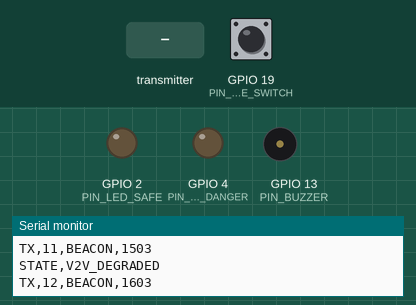
Recording of a sketch running on a simulated ESP32. Shown: output pins drawn as LEDs (lit = HIGH), buzzer (waves = sounding), the last lines printed to the serial monitor. The inputs (shaded band) are chosen by the test bench; at power-on: GPIO 19 (PIN_BRAKE_SWITCH) HIGH.

Above: at 1.7 s.
1.8 s: GPIO 19 (PIN_BRAKE_SWITCH) pulled LOW for 0.15 s
At 1.87 s:
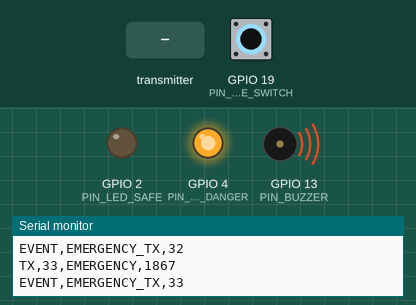
3.4 s: the transmitter starts sending magic = 0
At 4.4 s:
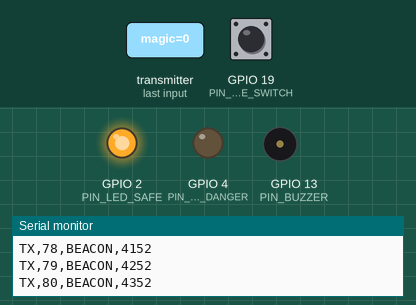
4.9 s: GPIO 19 (PIN_BRAKE_SWITCH) pulled LOW for 1 s
At 5.5 s:
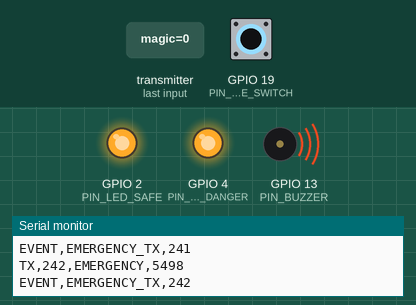
7.4 s: GPIO 19 (PIN_BRAKE_SWITCH) pulled LOW for 3.2 s
At 11.1 s:
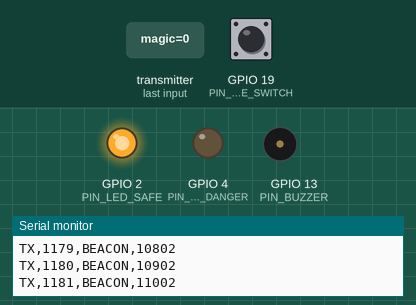
Timing chart, 0 to 12.6 s (numbered marks = the images above; inputs shaded):
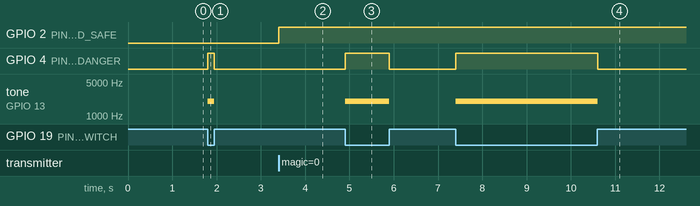

Measured:
- after the input at 1.8 s, GPIO 4 (PIN_LED_DANGER): LOW → HIGH at once, → LOW 0.15 s later; tone on GPIO 13 (PIN_BUZZER): silent → 2000 Hz at once, → silent 0.15 s later
- after the input at 3.4 s, GPIO 2 (PIN_LED_SAFE): LOW → HIGH at once
- after the input at 4.9 s, GPIO 4 (PIN_LED_DANGER): LOW → HIGH at once, → LOW 1.0 s later; tone on GPIO 13 (PIN_BUZZER): silent → 2000 Hz at once, → silent 1.0 s later
- after the input at 7.4 s, GPIO 4 (PIN_LED_DANGER): LOW → HIGH at once, → LOW 3.2 s later; tone on GPIO 13 (PIN_BUZZER): silent → 2000 Hz at once, → silent 3.2 s later

The sketch:

vs1_ack_rtt.ino
```cpp
/*
 * ============================================================
 * DAAS-V2V VS1 — Sender-Side ACK RTT Firmware (SIH26007)
 * ============================================================
 * OpenCore track implementation. Additive: does not modify
 * the legacy or vehicle-node firmware directories.
 *
 * PURPOSE
 *   Reliable, measurable V2V communication with strict
 *   sender-side ACK RTT measurement:
 *     TX(seq) -> RX -> ACK(seq) -> sender computes RTT
 *   The sender records micros() at TX; the responder returns an
 *   ACK carrying the SAME sequence number; the sender pairs the
 *   ACK by sequence number and computes rtt_us = ack_rx - tx_start.
 *
 *   RTT IS ROUND-TRIP TIME. It is never reported as one-way
 *   latency. Clocks are not synchronized; timestamp_ms is local
 *   monotonic uptime and is used only for freshness audits.
 *
 * TRANSPORT
 *   ESP-NOW 2.4 GHz unicast (802.11b action frames), channel 1.
 *   ESP-NOW is NOT C-V2X or DSRC.
 *
 * WIRE FORMAT
 *   32-byte v2v_packet_t (firmware/common/protocol/v2v_packet.h).
 *
 * SERIAL CSV TELEMETRY (115200 baud, machine-readable)
 *   TX,<seq>,<type>,<time_ms>
 *   RX,<seq>,<type>,<time_ms>
 *   ACK,<seq>,<rtt_us>          (emitted by the responder)
 *   STATE,<mode>                (FULL|V2V_DEGRADED|SENSOR_DEGRADED|BOTH_DEGRADED)
 *   EVENT,<type>[,<detail>]     (e.g. EVENT,EMERGENCY_TX)
 *   Diagnostics use "[TAG] ..." and are excluded from CSV ingestion.
 *
 * ROLES
 *   #define VS1_ROLE_TX 1  -> this node is the periodic sender
 *   #define VS1_ROLE_TX 0  -> this node is the responder
 * ============================================================
 */

#include <esp_now.h>
#include <WiFi.h>
#include <esp_wifi.h>
#include <esp_idf_version.h>
#include "../../common/protocol/v2v_packet.h"
#include "../../common/validation/packet_validator.h"

// ---------------- ROLE & IDENTITY ----------------
#ifndef VS1_ROLE_TX
#define VS1_ROLE_TX 1
#endif

#define FIRMWARE_VERSION    "vs1-ack-rtt-1.0.0"
#define V2V_WIFI_CHANNEL    1

#if VS1_ROLE_TX
static const uint8_t PEER_MAC[6] = {0xC8, 0x2E, 0x18, 0xF4, 0x47, 0x78};  /* responder MAC */
#define LOCAL_SENDER_ID   1
#else
static const uint8_t PEER_MAC[6] = {0x14, 0x08, 0x08, 0xA6, 0x1E, 0xDC};  /* sender MAC */
#define LOCAL_SENDER_ID   2
#endif

// ---------------- PINS (per ADR-005 / node_config.h) ----------------
#define PIN_ULTRASONIC_TRIG      5
#define PIN_ULTRASONIC_ECHO      18
#define PIN_BRAKE_SWITCH         19   /* Active-low push button (INPUT_PULLUP) */
#define PIN_LED_DANGER           4
#define PIN_LED_SAFE             2
#define PIN_BUZZER               13
#define HAS_ULTRASONIC           false  /* VS1 baseline: no sensor required */
#define HAS_BRAKE_SENSOR         true

// ---------------- TIMING ----------------
#define BEACON_INTERVAL_MS       100    /* 10 Hz nominal */
#define BEACON_TYPE              PRIORITY_BEACON
#define RTT_TABLE_SIZE           32     /* pending-TX ring buffer */

// ---------------- STATE ----------------
static uint32_t tx_sequence = 0;
static volatile bool peer_seen = false;
static int8_t  last_rssi = -127;

/* Pending TX table for matched-ACK RTT (seq -> tx_start_us) */
static uint32_t pending_seq[RTT_TABLE_SIZE];
static uint32_t pending_start_us[RTT_TABLE_SIZE];
static uint8_t  pending_head = 0, pending_count = 0;

static volatile bool rx_pending = false;
static v2v_packet_t rx_frame;
static int8_t rx_rssi = -127;

static unsigned long last_tx_ms = 0;
static unsigned long last_state_report_ms = 0;

static uint32_t acks_received = 0;
static uint32_t frames_sent_ok = 0;
static uint32_t frames_sent_fail = 0;

// ---------------- RTT pending table ----------------
static void pending_push(uint32_t seq, uint32_t start_us) {
    if (pending_count >= RTT_TABLE_SIZE) return; /* drop oldest implicitly */
    pending_seq[pending_head] = seq;
    pending_start_us[pending_head] = start_us;
    pending_head = (pending_head + 1) % RTT_TABLE_SIZE;
    pending_count++;
}

static int32_t pending_find(uint32_t seq) {
    for (uint8_t i = 0; i < RTT_TABLE_SIZE; i++) {
        uint8_t idx = (pending_head + RTT_TABLE_SIZE - 1 - i) % RTT_TABLE_SIZE;
        if (i < pending_count && pending_seq[idx] == seq) return idx;
    }
    return -1;
}

static void pending_pop(int32_t idx) {
    if (idx < 0) return;
    pending_seq[idx] = 0;
    if (pending_count > 0) pending_count--;
}

// ---------------- ESP-NOW CALLBACKS ----------------
#if ESP_IDF_VERSION >= ESP_IDF_VERSION_VAL(5, 0, 0)
void onDataSent(const wifi_tx_info_t *info, esp_now_send_status_t status) {
    if (status == ESP_NOW_SEND_SUCCESS) frames_sent_ok++;
    else frames_sent_fail++;
}
void onDataRecv(const esp_now_recv_info_t *info, const uint8_t *data, int len) {
    if (len != V2V_PACKET_SIZE) return;
    memcpy(&rx_frame, data, V2V_PACKET_SIZE);
    rx_rssi = info->rx_ctrl->rssi;
    last_rssi = rx_rssi;
    peer_seen = true;
    rx_pending = true;
}
#else
void onDataSent(const uint8_t *mac_addr, esp_now_send_status_t status) {
    if (status == ESP_NOW_SEND_SUCCESS) frames_sent_ok++;
    else frames_sent_fail++;
}
void onDataRecv(const uint8_t *mac, const uint8_t *incomingData, int len) {
    if (len != V2V_PACKET_SIZE) return;
    memcpy(&rx_frame, incomingData, V2V_PACKET_SIZE);
    rx_rssi = -127;  /* RSSI not available in legacy callback signature */
    peer_seen = true;
    rx_pending = true;
}
#endif

// ---------------- TRANSMIT ----------------
static void sendFrame(v2v_priority_t prio) {
    v2v_packet_t pkt;
    memset(&pkt, 0, sizeof(pkt));
    pkt.magic = V2V_MAGIC_BYTE;
    pkt.protocol_version = V2V_PROTOCOL_VERSION;
    pkt.priority = prio;
    pkt.sender_id = LOCAL_SENDER_ID;
    pkt.target_id = V2V_BROADCAST_ID;
    pkt.vehicle_type = VEHICLE_TYPE_HAUL_DUMPER_100T;
    pkt.hazard_flags = HAZARD_FLAG_NONE;
    pkt.seq_num = ++tx_sequence;
    pkt.timestamp_ms = millis();
    pkt.distance_m = -1.0f;
    pkt.speed_mps = 0.0f;
    pkt.accel_mps2 = 0.0f;
    pkt.rssi_dbm = last_rssi;
    v2v_sign_packet(&pkt);

#if VS1_ROLE_TX
    uint32_t start_us = micros();
    pending_push(pkt.seq_num, start_us);
#endif

    esp_now_send(PEER_MAC, (uint8_t *)&pkt, sizeof(pkt));

    const char *tname = (prio == PRIORITY_EMERGENCY) ? "EMERGENCY" :
                        (prio == PRIORITY_BEACON)    ? "BEACON" : "CONTROL";
    Serial.printf("TX,%u,%s,%u\n", (unsigned)pkt.seq_num, tname, (unsigned)pkt.timestamp_ms);
    if (prio == PRIORITY_EMERGENCY) {
        Serial.printf("EVENT,EMERGENCY_TX,%u\n", (unsigned)pkt.seq_num);
    }
}

/* Responder ACK: carries the RECEIVED sequence number so the sender can
 * pair it with its pending TX(seq) and compute the round-trip time. */
static void sendAck(uint32_t rx_seq) {
    v2v_packet_t ack;
    memset(&ack, 0, sizeof(ack));
    ack.magic = V2V_MAGIC_BYTE;
    ack.protocol_version = V2V_PROTOCOL_VERSION;
    ack.priority = PRIORITY_CONTROL;
    ack.sender_id = LOCAL_SENDER_ID;
    ack.target_id = V2V_BROADCAST_ID;
    ack.vehicle_type = VEHICLE_TYPE_HAUL_DUMPER_100T;
    ack.hazard_flags = HAZARD_FLAG_NONE;
    ack.seq_num = rx_seq;              /* echo the received sequence */
    ack.timestamp_ms = millis();
    ack.distance_m = -1.0f;
    ack.speed_mps = 0.0f;
    ack.accel_mps2 = 0.0f;
    ack.rssi_dbm = last_rssi;
    v2v_sign_packet(&ack);

    esp_now_send(PEER_MAC, (uint8_t *)&ack, sizeof(ack));
    Serial.printf("TX,%u,ACK,%u\n", (unsigned)rx_seq, (unsigned)ack.timestamp_ms);
}

// ---------------- SETUP ----------------
void setup() {
    Serial.begin(115200);
    delay(500);

    if (HAS_BRAKE_SENSOR) pinMode(PIN_BRAKE_SWITCH, INPUT_PULLUP);
    pinMode(PIN_LED_DANGER, OUTPUT);
    pinMode(PIN_LED_SAFE, OUTPUT);
    pinMode(PIN_BUZZER, OUTPUT);

    WiFi.mode(WIFI_STA);
    WiFi.disconnect();
    esp_wifi_set_promiscuous(true);
    esp_wifi_set_channel(V2V_WIFI_CHANNEL, WIFI_SECOND_CHAN_NONE);
    esp_wifi_set_promiscuous(false);

    if (esp_now_init() != ESP_OK) {
        Serial.println("[ERR] esp_now_init failed");
        return;
    }
#if ESP_IDF_VERSION >= ESP_IDF_VERSION_VAL(5, 0, 0)
    esp_now_register_send_cb(onDataSent);
    esp_now_register_recv_cb(onDataRecv);
#else
    esp_now_register_send_cb((esp_now_send_cb_t)onDataSent);
    esp_now_register_recv_cb((esp_now_recv_cb_t)onDataRecv);
#endif

    esp_now_peer_info_t peer;
    memset(&peer, 0, sizeof(peer));
    memcpy(peer.peer_addr, PEER_MAC, 6);
    peer.channel = V2V_WIFI_CHANNEL;
    peer.encrypt = false;
    esp_now_add_peer(&peer);

    memset(pending_seq, 0, sizeof(pending_seq));
    memset(pending_start_us, 0, sizeof(pending_start_us));

    Serial.printf("[INFO] VS1 ACK-RTT firmware %s role=%s\n", FIRMWARE_VERSION,
                  VS1_ROLE_TX ? "TX" : "RX");
    Serial.printf("[INFO] Own MAC %s\n", WiFi.macAddress().c_str());
    Serial.printf("STATE,%s\n", peer_seen ? "FULL" : "V2V_DEGRADED");
    last_state_report_ms = millis();
}

// ---------------- MAIN LOOP ----------------
void loop() {
    unsigned long now = millis();

    /* 1. Process received frame */
    if (rx_pending) {
        rx_pending = false;
#if VS1_ROLE_TX
        /* Sender: pair ACK(seq) with pending TX to compute RTT.
         * An incoming control frame with our seq_num is the ACK. */
        if (rx_frame.priority == PRIORITY_CONTROL && rx_frame.sender_id != LOCAL_SENDER_ID) {
            int32_t idx = pending_find(rx_frame.seq_num);
            if (idx >= 0) {
                uint32_t rtt_us = micros() - pending_start_us[idx];
                pending_pop(idx);
                acks_received++;
                Serial.printf("ACK,%u,%u\n", (unsigned)rx_frame.seq_num, (unsigned)rtt_us);
            }
        }
#else
        /* Responder: emit RX line and immediately ACK with same seq. */
        Serial.printf("RX,%u,%s,%u\n", (unsigned)rx_frame.seq_num,
                      rx_frame.priority == PRIORITY_EMERGENCY ? "EMERGENCY" : "BEACON",
                      (unsigned)rx_frame.timestamp_ms);
        sendAck(rx_frame.seq_num);
#endif
    }

#if !VS1_ROLE_TX
#endif

    /* 2. Periodic beacon (TX role) / idle (RX role) */
#if VS1_ROLE_TX
    bool brake = HAS_BRAKE_SENSOR ? (digitalRead(PIN_BRAKE_SWITCH) == LOW) : false;
    if (brake) {
        /* Emergency: immediate TX, bypasses the beacon interval */
        sendFrame(PRIORITY_EMERGENCY);
        digitalWrite(PIN_LED_DANGER, HIGH);
        tone(PIN_BUZZER, 2000);
    } else {
        digitalWrite(PIN_LED_DANGER, LOW);
        noTone(PIN_BUZZER);
        if (now - last_tx_ms >= BEACON_INTERVAL_MS) {
            sendFrame(BEACON_TYPE);
            last_tx_ms = now;
        }
    }
#endif

    /* 3. State report (1 Hz) */
    if (now - last_state_report_ms >= 1000) {
        Serial.printf("STATE,%s\n", peer_seen ? "FULL" : "V2V_DEGRADED");
        last_state_report_ms = now;
    }

    /* 4. LED safe indication */
    digitalWrite(PIN_LED_SAFE, peer_seen ? HIGH : LOW);

    delay(1);
}
```
